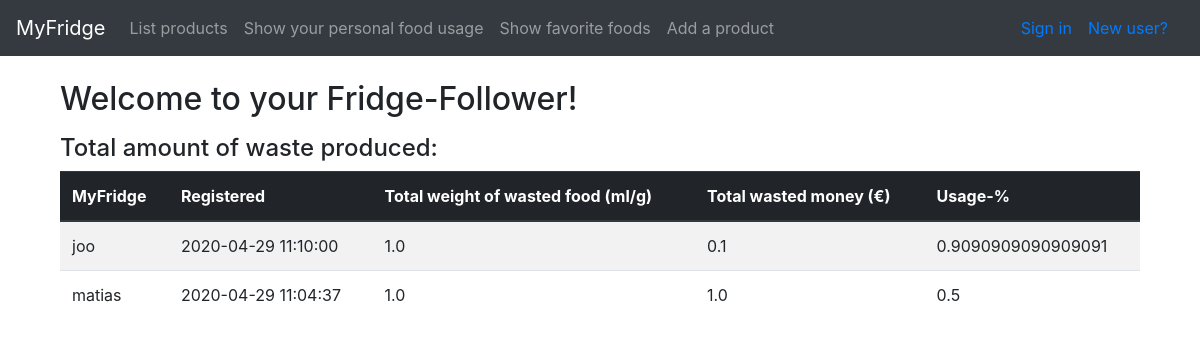
Before: / with the older database file.
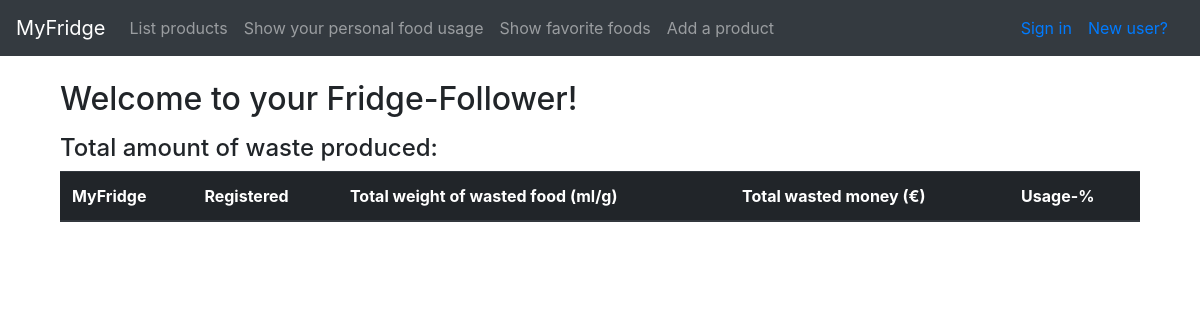
After: the same page with the newer database file.
### application/auth/models.py (models this page shows, shortened)
class User(Base):
    __tablename__ = "account"
    username = db.Column(db.String(144), nullable=False)
    password = db.Column(db.String(144), nullable=False)
    email = db.Column(db.String(144), nullable=False)
    product_id = db.relationship("Product", backref='account', cascade="all, delete", lazy=True)
    waste_id = db.relationship("Waste", backref='account', cascade="all, delete", lazy=True)
    dish_id = db.relationship("Dish", backref='account', cascade="all, delete", lazy=True)

### application/views.py (the view)
@app.route("/")
def index():
    return render_template("index.html", total_data=Waste.total_data())

### application/usage/models.py (called while the page is built)
    @staticmethod
    def total_data():
        stmt = text("SELECT Account.username, Account.date_created,  SUM(Waste.amount) as wfood, SUM(Waste.price) as wprice, (SUM(Dish.amount) / (SUM(Waste.amount) + SUM(Dish.amount))) as usage FROM Waste"
         	        " LEFT JOIN Account ON Waste.account_id = Account.id"
                    " LEFT JOIN Product ON Product.account_id = Account.id"
                    " LEFT JOIN Dish ON Dish.account_id = Account.id"
		            " GROUP BY Account.id"
                    " ORDER BY usage DESC")
        res = db.engine.execute(stmt)
        response = []
        for row in res:
            response.append({"username": row[0], "date_created": row[1], "wfood": row[2], "wprice": row[3], "usage": row[4]})
        return response

### application/templates/index.html (shortened to what this page needs)
{% extends "layout.html" %}
{% block body %}
<div class="container">
  <h2>
    Welcome to your Fridge-Follower!
  </h2>
{% if total_data is defined %}
<h4> Total amount of waste produced: </h4>
<table class="table table-striped">
   <thead class= "thead-dark">
    <tr>
        <th>MyFridge</th>
        <th>Registered</th>
        <th>Total weight of wasted food (ml/g)</th>
        <th>Total wasted money (€)</th>
        <th>Usage-%</th>
      </tr>
   </thead>
   <tbody>
  {% for data in total_data %}
    <tr class="warning">
       <td>{{ data.username }}</td>
       <td>{{ data.date_created }}</td>
       <td>{{ data.wfood }}</td>
       <td>{{ data.wprice }}</td>
       <td>{{ data.usage }}</td>
     </tr>
  {% endfor %}
</table>
{% endif %}
</div>
</body>
</html>
{% endblock %}

### application/templates/layout.html (shortened to what this page needs)
<!DOCTYPE html>
<html>
  <head>
    <link rel="stylesheet" href="https://maxcdn.bootstrapcdn.com/bootstrap/4.0.0/css/bootstrap.min.css">
  </head>
    <body>
    <nav class="navbar navbar-expand-md navbar-dark bg-dark mb-4" style="background-color: #e3f2fd;">
	<a class="navbar-brand" href="{{ url_for('index') }}">MyFridge</a>
	<div class="collapse navbar-collapse" id="navbarCollapse">
          <ul class="navbar-nav mr-auto">
            <li class="nav-item">
              <a class="nav-link" href="{{ url_for('products_list') }} ">List products</a>
            </li>
            <li class="nav-item">
              <a class="nav-link" href="{{ url_for('usage_list') }} ">Show your personal food usage</a>
            </li>
            <li class="nav-item">
              <a class="nav-link" href="{{ url_for('show_favorites') }} ">Show favorite foods</a>
            </li>
            <li class="nav-item">
              <a class="nav-link" href="{{ url_for('products_form') }} ">Add a product</a>
            </li>
          </ul>
          <div class="form-inline mt-2 mt-md-0">
      {% if current_user.is_authenticated %}
      <a href="{{ url_for('auth_logout') }}">MyFridge: {{ current_user.username }} -- Sign out</a>
      <a class="nav-link" href="{{ url_for('user_edit') }}">Edit user</a>
      {% else %}
      <a href="{{ url_for('auth_login') }}">Sign in</a>
      <a class="nav-link" href="{{ url_for('account_create') }}">New user?</a>
      {% endif %}
      </div>
     </div>
    </nav>
   <main role="main" class="container">
    {% block body %}{% endblock %}
  </body>
</html>

Changed rows visible on the page:
removed User: username "joo", date_created "2020-04-29 11:10:00", wfood "1.0", wprice "0.1", usage "0.9090909090909091"
removed User: username "matias", date_created "2020-04-29 11:04:37", wfood "1.0", wprice "1.0", usage "0.5"
